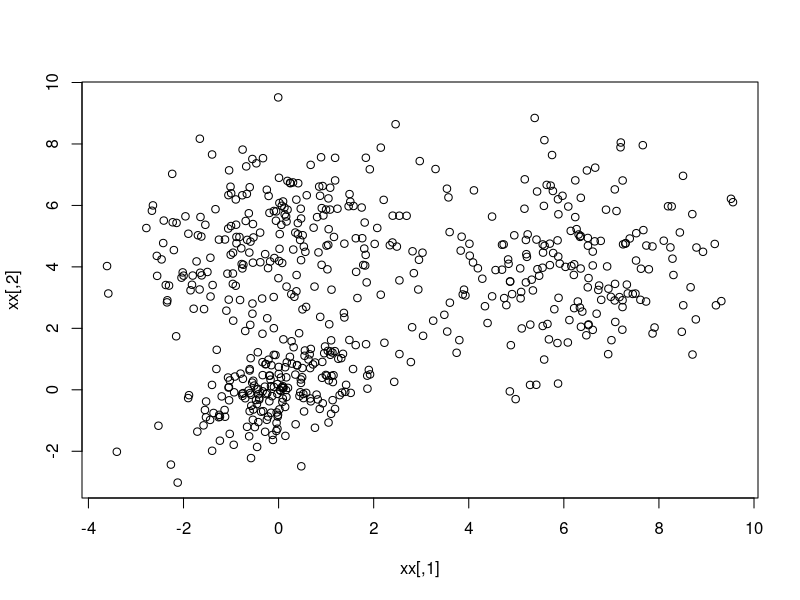

Reproduce this figure in R.
## ---- chunk 1
knitr::opts_chunk$set(echo = TRUE)
## ---- chunk 2
## set functions
customKmeans<-function(dataset=NA,k=NA){
  if(is.na(dataset) || is.na(k)){
    stop("You must input valid parameters!!")
  }
 
## define distance fnction
  Eudist<-function(x,y){
    distance<-sqrt(sum((x-y)^2))
    return (distance)
  }

## set up matrix 
  rows.dataset<-nrow(dataset)
  continue.change=TRUE
  initPoint<-dataset[sample.int(rows.dataset,size = k),]
  formerPoint<-initPoint
  iterPoint<-matrix(0,nrow = k,ncol = ncol(dataset))
  
## find the distance of everypoint to the cluster
  error.matrix<-matrix(0,nrow=rows.dataset,ncol=k)
  while(continue.change){
  
    cluster.matrix<-matrix(0,nrow=rows.dataset,ncol=k)
    for(i in 1:rows.dataset){
      for(j in 1:k){
        error.matrix[i,j]<-Eudist(dataset[i,],formerPoint[j,])
      }
    }
## find the minimum value 
    for(i in 1:rows.dataset){
      cluster.matrix[i,which.min(error.matrix[i,])]<-1
    }

    for(i in 1:k){
      iterPoint[i,]<-apply(dataset[which(cluster.matrix[,i] == 1),],2,"mean")
    }
    all.true<-c()

    for(i in 1:k){
      if(all(formerPoint[i,] == iterPoint[i,]) == T){
        all.true[i]<-TRUE
      }
    }
    formerPoint = iterPoint
    continue.change=ifelse(all(all.true) == T,F,T)
  }
  colnames(iterPoint)<-colnames(dataset)
  out=list()
  out[["centers"]]<-iterPoint
  out[["distance"]]<-error.matrix
  out[["cluster"]]<-rep(1,rows.dataset)
  for(i in 1:rows.dataset){
    out[["cluster"]][i]<-which(cluster.matrix[i,] == 1)
  }
 
  return(out)
}


## ---- chunk 3
library(MASS)
set.seed(123123)
Sigma <- matrix(c(1,0.5,0.5,1),2,2)
x1 = mvrnorm(n = 200, mu=c(0,0), Sigma)
Sigma <- matrix(c(2,0.5,0.5,2),2,2)
x2 = mvrnorm(n = 200, mu=c(0,5), Sigma)
Sigma <- matrix(c(3,0.5,0.5,3),2,2)
x3 = mvrnorm(n = 200, mu=c(6,4), Sigma)
xx = rbind(x1,x2,x3)
plot(xx)
dataset <- xx
k <- 3
